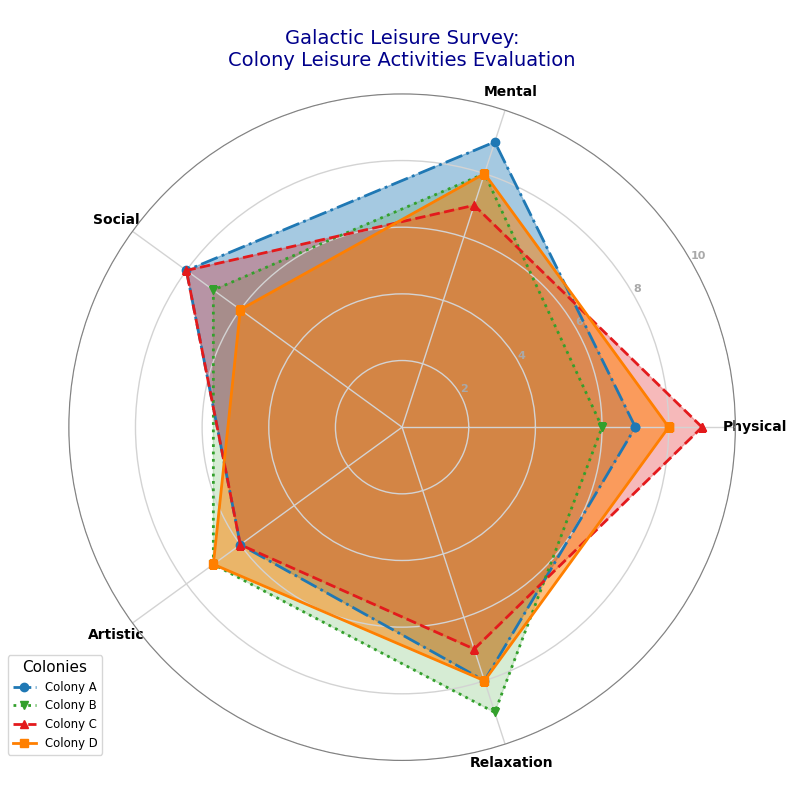

Source code (Python):
import matplotlib.pyplot as plt
import numpy as np
from math import pi

colonies = ['Colony A', 'Colony B', 'Colony C', 'Colony D']
attributes = ['Physical', 'Mental', 'Social', 'Artistic', 'Relaxation']

data = [
    [7, 9, 8, 6, 8],  # Colony A
    [6, 8, 7, 7, 9],  # Colony B
    [9, 7, 8, 6, 7],  # Colony C
    [8, 8, 6, 7, 8]   # Colony D
]

data = np.array(data)
num_attributes = len(attributes)
angles = np.linspace(0, 2 * pi, num_attributes, endpoint=False).tolist()
angles += angles[:1]

fig, ax = plt.subplots(figsize=(8, 8), subplot_kw=dict(polar=True))

colors = ['#1f78b4', '#33a02c', '#e31a1c', '#ff7f00']

# Randomly altered line styles, marker types, and fill opacity
line_styles = ['dashdot', 'dotted', 'dashed', 'solid']
marker_styles = ['o', 'v', '^', 's']
fill_opacities = [0.4, 0.2, 0.3, 0.5]

for i, colony_data in enumerate(data):
    values = colony_data.tolist()
    values += values[:1]
    ax.plot(angles, values, linewidth=2, linestyle=line_styles[i], marker=marker_styles[i], label=colonies[i], color=colors[i])
    ax.fill(angles, values, color=colors[i], alpha=fill_opacities[i])

plt.xticks(angles[:-1], attributes, color='black', size=10, fontweight='bold')
ax.set_rlabel_position(30)
plt.yticks([2, 4, 6, 8, 10], ["2", "4", "6", "8", "10"], color="darkgrey", size=8, fontweight='bold')
plt.ylim(0, 10)

plt.title("Galactic Leisure Survey:\nColony Leisure Activities Evaluation", size=14, color='darkblue', pad=20)

# Altered legend style
plt.legend(loc='lower left', bbox_to_anchor=(-0.1, 0), title="Colonies", fontsize='small', title_fontsize='11')

# Added grid style
ax.grid(color='lightgrey', linestyle='-', linewidth=1)

# Altered border
plt.gca().spines['polar'].set_visible(True)
plt.gca().spines['polar'].set_edgecolor('grey')

plt.tight_layout()
plt.show()
